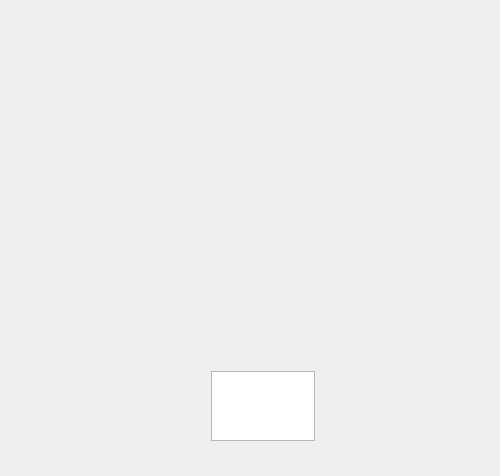
<?xml version="1.0" encoding="UTF-8"?>
<ui version="4.0">
 <class>Ventana</class>
 <widget class="QWidget" name="Ventana">
  <property name="geometry">
   <rect>
    <x>0</x>
    <y>0</y>
    <width>500</width>
    <height>476</height>
   </rect>
  </property>
  <property name="windowTitle">
   <string>Form</string>
  </property>
  <layout class="QGridLayout" name="gridLayout">
   <item row="0" column="0">
    <widget class="Grilla" name="widget" native="true">
     <widget class="QTextEdit" name="textEdit">
      <property name="geometry">
       <rect>
        <x>200</x>
        <y>360</y>
        <width>104</width>
        <height>70</height>
       </rect>
      </property>
     </widget>
    </widget>
   </item>
  </layout>
 </widget>
 <customwidgets>
  <customwidget>
   <class>Grilla</class>
   <extends>QWidget</extends>
   <header>grilla.h</header>
   <container>1</container>
  </customwidget>
 </customwidgets>
 <resources/>
 <connections/>
</ui>
